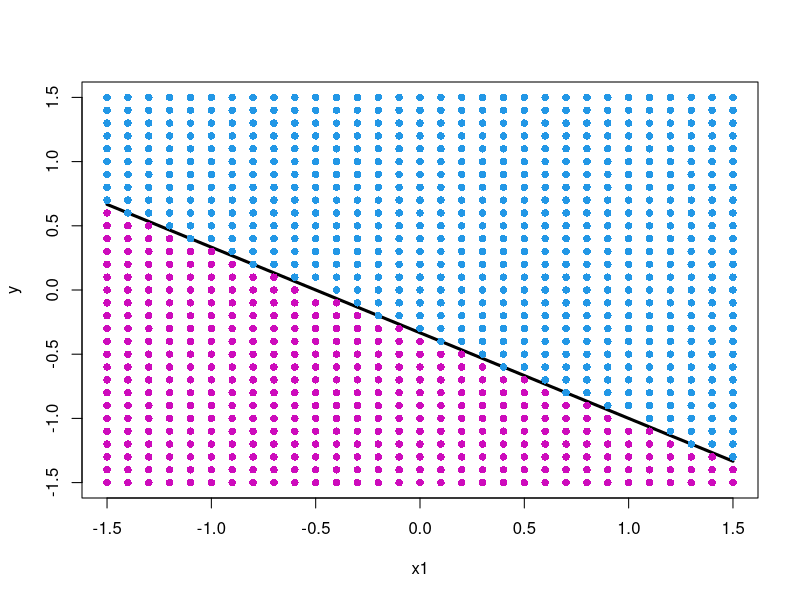

The R source for this figure:
## ---- chunk 1
knitr::opts_knit$set(root.dir = 'C:/Users/neide/Documents/GitHub/ma189/Data')
## ---- chunk 2
x1 <- seq(-1.5,1.5,.1)
x2 <- seq(-1.5,1.5,.1)
y <- -(1/3) + (-2/3)*x1 
plot(x1,y,type="l",xlim=c(-1.5,1.5),ylim=c(-1.5,1.5),lwd=3)
for(i in 1:length(x1))
{
  for(j in 1:length(x2))
  {
    if(1+2*x1[i]+3*x2[j] < 0) { points(x1[i],x2[j],col=6,pch=16)}
    if(1+2*x1[i]+3*x2[j] > 0) { points(x1[i],x2[j],col=4,pch=16)}
  }
}
